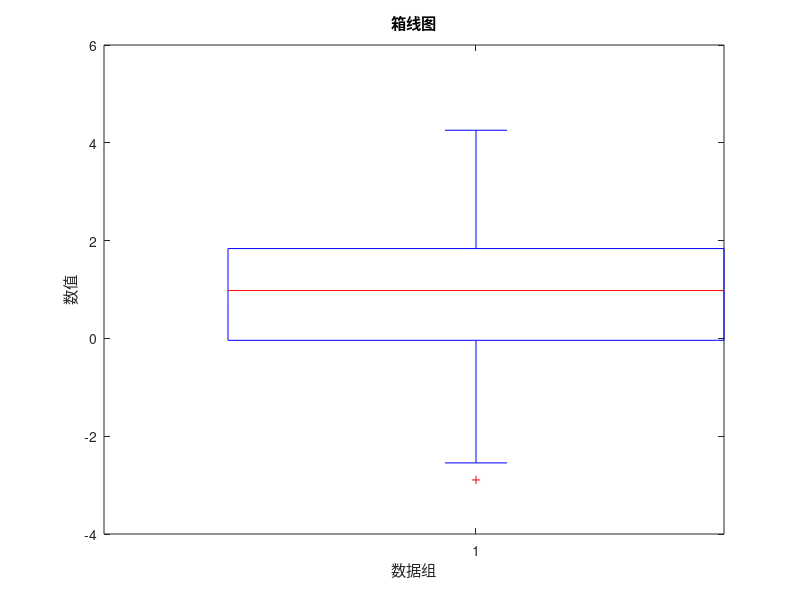

The MATLAB script that drew this image:
% 创建一些示例数据
data = [randn(100, 1); randn(100, 1) + 2]; % 两组数据，第一组均值为0，第二组均值为2

% 绘制箱线图
boxplot(data);

% 添加标题和轴标签
title('箱线图');
xlabel('数据组');
ylabel('数值');
